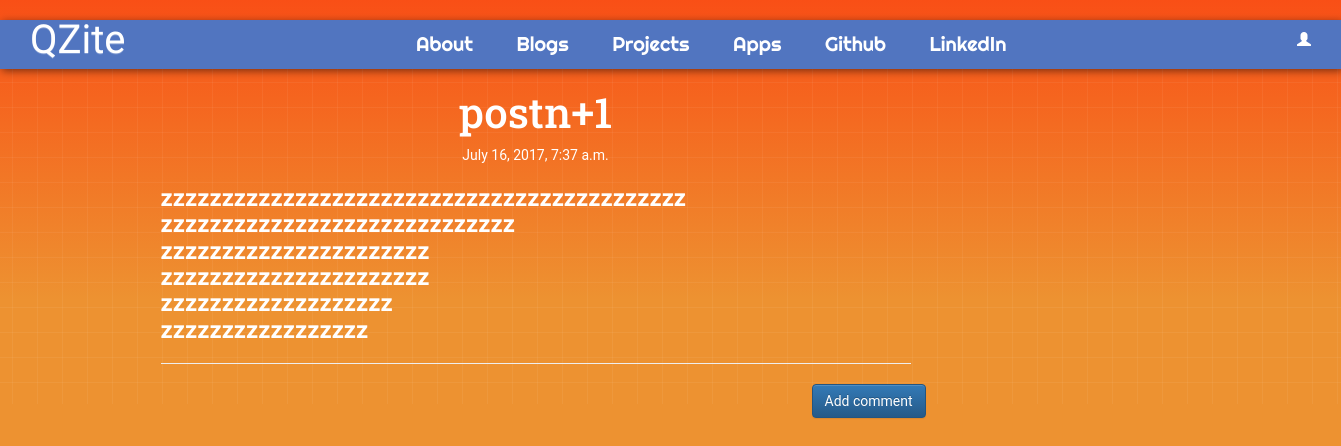
The app's page /post/8, older data.
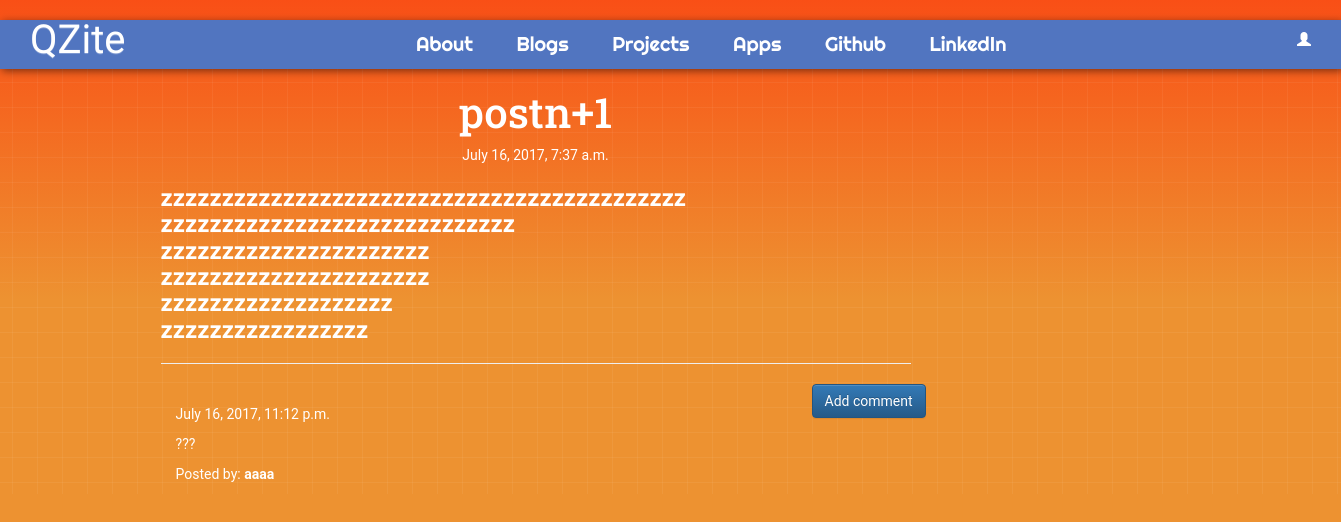
The same page, newer data.
### blog/models.py (models this page shows, shortened)
class Comment(models.Model):
    post = models.ForeignKey('blog.Post', related_name='comments')
    author = models.CharField(max_length = 200)
    text = models.TextField()
    created_date = models.DateTimeField(default = timezone.now)
    approved_comment = models.BooleanField(default=False)

### blog/views.py (the view)
# urls.py: url(r'^post/(?P<pk>\d+)$',views.PostDetailView.as_view(),name='post_detail'),
class PostDetailView(DetailView):
    model = Post

### blog/templates/blog/post_detail.html (shortened to what this page needs)
{% extends 'blog/base.html' %}
{% block content %}
        <h1 class='posttitle loader'>{{ post.title }}</h1>
        {% if post.published_date %}
            <div class="date postdate">
                {{ post.published_date }}
            </div>
        {% else %}
            <a class="btn btn-default" href="{% url 'post_publish' pk=post.pk %}">Publish</a>
        {% endif %}
      <div class="postcontent">
      <p>{{ post.text|safe|linebreaksbr }}</p>
  </div>
  <hr>
  <a class="btn btn-primary btn-comment" href="{% url 'add_comment_to_post' pk=post.pk %}">Add comment</a>
  <div class="container" style="color: #ffffff;">
  {% for comment in post.comments.all %}
  <br>
      {% if user.is_authenticated or comment.approved_comment %}
              {{ comment.created_date }}
          <p>{{ comment.text|safe|linebreaks }}</p>
          <p>Posted by: <strong>{{ comment.author }}</strong></p>
      {% endif %}
  {% empty %}
      <p>No comments posted.</p>
  {% endfor %}
</div>
{% endblock %}

Row changes from the older to the newer data that the page shows:
now on this page (row edited): Comment: created_date "July 16, 2017, 11:12 p.m.", text "???", author "aaaa"
